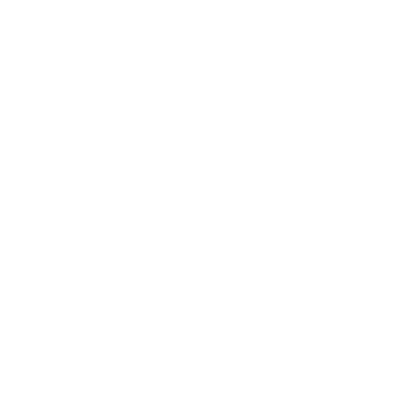
Frame 1 (no input)
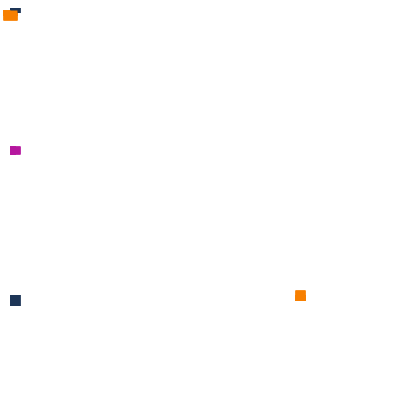
Frame 60 (the mouse pressed at the canvas centre just before this capture)
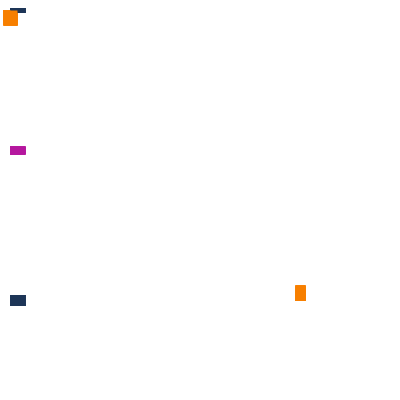
Frame 120 (the mouse held since frame 60 and released just before this capture)

The Processing sketch that drew these frames (run headless with seeded random() and noise(); from frame 60 on, the mouse is pressed at the canvas centre):

// Processing sketch: TUPRAK03GK_Muhamad_Saiful_Arif_1930105008
// ── TUPRAK03GK_Muhamad_Saiful_Arif_1930105008.pde
// Nama: Muhamad Saiful Arif
// NIM: 1903015008
// Kelas: 4D
// Prodi: Teknik Informatika
// Tugas Soal 2 dan 3 halaman 19

void setup(){
  size (400,400); // layar output
  background (255,255,255); // warna layar putih
}

void draw (){
  int a;
  a=second();
  strokeWeight(5);
  strokeCap(SQUARE);
  stroke(29, 53, 87);
  line(10,10,10+5*a,10); // garis birdong bergerak ke kanan
  
  int b;
  b=second();
  strokeWeight(8);
  strokeCap(SQUARE);
  stroke(181, 23, 158);
  line(10,150,10+5*b,150); // garis ungu bergerak ke kanan
  
  int c;
  c=second();
  strokeWeight(11);
  strokeCap(SQUARE);
  stroke(29, 53, 87);
  line(10,300,10+5*c,300); // garis birdong bergerak ke kanan
  
  int d;
  d=second();
  strokeWeight(14);
  strokeCap(SQUARE);
  stroke(247, 127, 0);
  line(10,10+5*d,10,10); // garis oranye bergerak ke bawah
  
  int e;
  e=second();
  strokeWeight(10);
  strokeCap(SQUARE);
  stroke(247, 127, 0);
  line(300,300-5*e,300,300); // garis oranye bergerak ke atas
}
